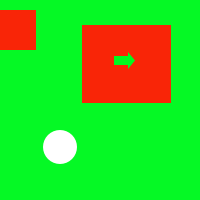
//> input picture cvision-scratch/experimental/images/test1.png, 200 x 200 px
$ ./simple-smoothing   (built with g++ and OpenCV 4)
//> lines starting //> are read from the running program, lines starting //| are printed output that depends on the picture
//> further down, src is the input picture: 200 rows x 200 cols, CV_8UC3; mean B, G, R 35.7, 205.7, 60.6
#include<iostream>
#include <cmath>
#include <vector>
#include <iomanip>
#include<opencv2/imgproc/imgproc.hpp>
#include<opencv2/highgui/highgui.hpp>

using namespace std;
using namespace cv;

double gaussian (double x, double mu, double sigma) {
  return std::exp( -(((x-mu)/(sigma))*((x-mu)/(sigma)))/2.0 );
}

std::vector<std::vector<double>> produce_2d_gaussian_kernel (int kernelRadius, double sigma) {
//> called with kernelRadius = 1, sigma = 6
  std::vector<std::vector<double>> kernel2d(2*kernelRadius+1, std::vector<double>(2*kernelRadius+1));
  double sum = 0;
  // compute values
  for (int row = 0; row < kernel2d.size(); row++)
    for (int col = 0; col < kernel2d[row].size(); col++) {
      double x = gaussian(row, kernelRadius, sigma)
               * gaussian(col, kernelRadius, sigma);
      kernel2d[row][col] = x;
      sum += x;
    }
  // normalize
  for (int row = 0; row < kernel2d.size(); row++)
    for (int col = 0; col < kernel2d[row].size(); col++)
      kernel2d[row][col] /= sum;
  return kernel2d;
}


Mat neighborhood_mean(Mat &src, vector<vector<double>> kernel){
    Mat dst = src.clone();
    int radius = (kernel.size() - 1)/2;
//> radius = 1
    int lower_limit = 0 - radius;
//> lower_limit = -1
    int upper_limit = radius;
//> upper_limit = 1
    float sum[3];
    for(int y = radius; y < src.rows - radius; y++){
        for(int x = radius; x < src.cols - radius; x++){
            sum[0] = 0.0;
            sum[1] = 0.0;
            sum[2] = 0.0;
            for(int k = lower_limit; k <= upper_limit;k++){
                for(int j = lower_limit; j <= upper_limit; j++){
                    sum[0] = sum[0] + kernel[j+radius][k+radius]*src.at<Vec3b>(y - j, x - k)[0];
                    sum[1] = sum[1] + kernel[j+radius][k+radius]*src.at<Vec3b>(y - j, x - k)[1];
                    sum[2] = sum[2] + kernel[j+radius][k+radius]*src.at<Vec3b>(y - j, x - k)[2];
                }
            }
            dst.at<Vec3b>(y,x)[0] = sum[0];
            dst.at<Vec3b>(y,x)[1] = sum[1];
            dst.at<Vec3b>(y,x)[2] = sum[2];
        }
    }
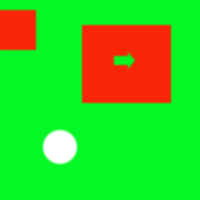
//> dst: 200 rows x 200 cols, CV_8UC3; mean B, G, R 35.7, 204.9, 60.4
//> after the loop, sum = [37, 249, 5]
    return dst;
}

int main()
{

      Mat src, dst;

      src = imread("test1.png", CV_LOAD_IMAGE_COLOR);

      if( !src.data )
      {
          cout << "no data\n";
          return -1; }

          cout << "data ok\n";

      vector<vector<float>> Kernel {
                            {1/9.0, 1/9.0, 1/9.0},
                            {1/9.0, 1/9.0, 1/9.0},
                            {1/9.0, 1/9.0, 1/9.0}
                           };

        //dst = convolution_on_mat(src, Kernel);
        dst = neighborhood_mean(src, produce_2d_gaussian_kernel(1, 6.0));
        cout << 1/2 << endl;
        namedWindow("final");
        imshow("final", dst);

        namedWindow("initial");
        imshow("initial", src);

      waitKey(0);


    return 0;
}

$ run again, with cvision-scratch/experimental/images/test2.png copied over cvision-scratch/experimental/images/test1.png
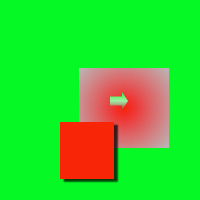
//> input picture cvision-scratch/experimental/images/test2.png, 200 x 200 px
//> src is the input picture: 200 rows x 200 cols, CV_8UC3; mean B, G, R 46.3, 210.1, 56.3
//> radius = 1
//> lower_limit = -1
//> upper_limit = 1
//> after the loop in neighborhood_mean, `for(int y = radius; y < src.rows - radius; y++)`:
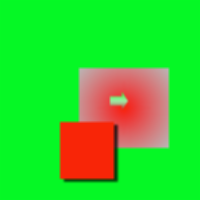
//> dst: 200 rows x 200 cols, CV_8UC3; mean B, G, R 46.2, 209.3, 56.1
//> after the loop in neighborhood_mean, `for(int y = radius; y < src.rows - radius; y++)`: sum = [37, 249, 5]
